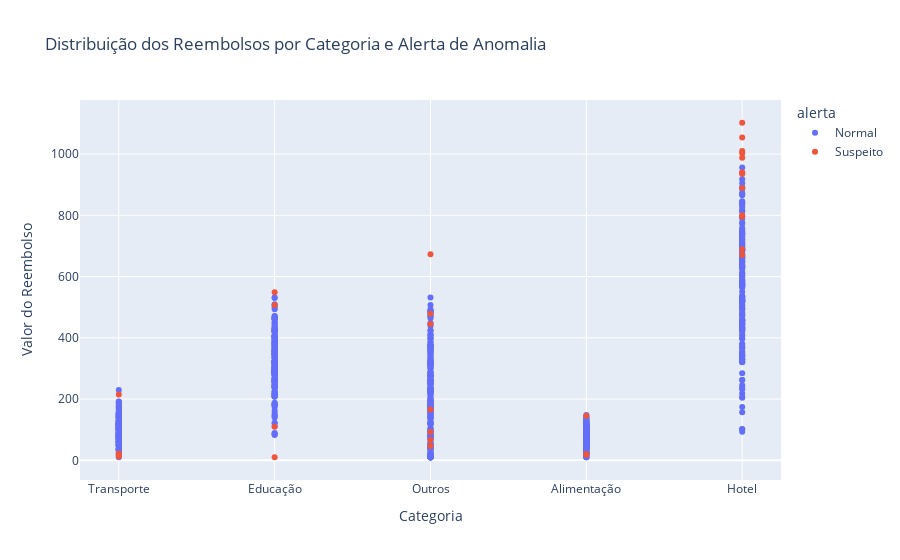

Notebook source saved alongside this figure:
### Code cell
# Criando Grafico de Disperção para analisar os resultados
fig = px.scatter(
    df_reembolso,
    x='categoria',
    y='valor',
    color='alerta',
    hover_data=['descricao', 'score_anomalia'],
    title='Distribuição dos Reembolsos por Categoria e Alerta de Anomalia'
)

fig.update_layout(xaxis_title='Categoria', yaxis_title='Valor do Reembolso')
fig.show()

### Figure 1 — Plotly figure (JSON) as saved in the notebook; plotly's stock layout.template omitted (floating-point values rounded to 4 significant figures; data arrays with more than 128 entries replaced by an {"elided": "..."} marker saying what was removed)
{"data": [{"customdata": {"elided": "970x2 mixed values"}, "hovertemplate": "alerta=Normal<br>categoria=%{x}<br>valor=%{y}<br>descricao=%{customdata[0]}<br>score_anomalia=%{customdata[1]}<extra></extra>", "legendgroup": "Normal", "marker": {"color": "#636efa", "symbol": "circle"}, "mode": "markers", "name": "Normal", "orientation": "v", "showlegend": true, "type": "scatter", "x": {"elided": "970 str values"}, "xaxis": "x", "y": {"elided": "970 float values"}, "yaxis": "y"}, {"customdata": [["Hospedagem em viagem a trabalho", -0.01258], ["Serviços de impressão para apresentação", -0.02091], ["Aluguel de carro para deslocamento profissional", -0.008226], ["Compra emergencial durante viagem", -0.006439], ["Reembolso de combustível", -0.01617], ["Treinamento obrigatório da empresa", -0.01608], ["Diária de hotel em missão comercial", -0.008335], ["Aluguel de carro para deslocamento profissional", -0.001526], ["Diária de hotel em missão comercial", -0.03609], ["Reembolso de hospedagem em congresso", -0.02205], ["Reembolso de hospedagem em congresso", -0.006019], ["Reembolso de hospedagem em congresso", -0.0469], ["Compra de material de escritório", -0.008036], ["Inscrição em conferência da área", -0.001011], ["Compra emergencial durante viagem", -0.01044], ["Diária de hotel em missão comercial", -0.02307], ["Serviços de impressão para apresentação", -0.01131], ["Estadia para evento corporativo", -0.01667], ["Diária de hotel em missão comercial", -0.003215], ["Curso online de atualização profissional", -0.02564], ["Café da manhã durante evento corporativo", -0.003701], ["Diária de hotel em missão comercial", -0.007389], ["Compra emergencial durante viagem", -0.001019], ["Táxi do aeroporto ao hotel", -0.005197], ["Compra de livro técnico", -0.005529], ["Café da manhã durante evento corporativo", -0.001947], ["Estadia para evento corporativo", -0.01144], ["Reembolso de hospedagem em congresso", -0.008001], ["Serviços de impressão para apresentação", -0.01284], ["Jantar em viagem de negócios", -0.02503]], "hovertemplate": "alerta=Suspeito<br>categoria=%{x}<br>valor=%{y}<br>descricao=%{customdata[0]}<br>score_anomalia=%{customdata[1]}<extra></extra>", "legendgroup": "Suspeito", "marker": {"color": "#EF553B", "symbol": "circle"}, "mode": "markers", "name": "Suspeito", "orientation": "v", "showlegend": true, "type": "scatter", "x": ["Hotel", "Outros", "Transporte", "Outros", "Transporte", "Educação", "Hotel", "Transporte", "Hotel", "Hotel", "Hotel", "Hotel", "Outros", "Educação", "Outros", "Hotel", "Outros", "Hotel", "Hotel", "Educação", "Alimentação", "Hotel", "Outros", "Transporte", "Educação", "Alimentação", "Hotel", "Hotel", "Outros", "Alimentação"], "xaxis": "x", "y": [940.5, 444.8, 21.96, 46.83, 14.91, 10.0, 795.7, 214.7, 988.2, 935.3, 688.8, 1054.0, 92.45, 506.8, 478.7, 1102.0, 165.9, 1010.0, 670.3, 548.5, 20.93, 800.4, 66.45, 12.15, 109.2, 145.5, 1003.0, 889.5, 672.8, 17.67], "yaxis": "y"}], "layout": {"legend": {"title": {"text": "alerta"}, "tracegroupgap": 0}, "title": {"text": "Distribuição dos Reembolsos por Categoria e Alerta de Anomalia"}, "xaxis": {"anchor": "y", "domain": [0, 1], "title": {"text": "Categoria"}}, "yaxis": {"anchor": "x", "domain": [0, 1], "title": {"text": "Valor do Reembolso"}}}}
